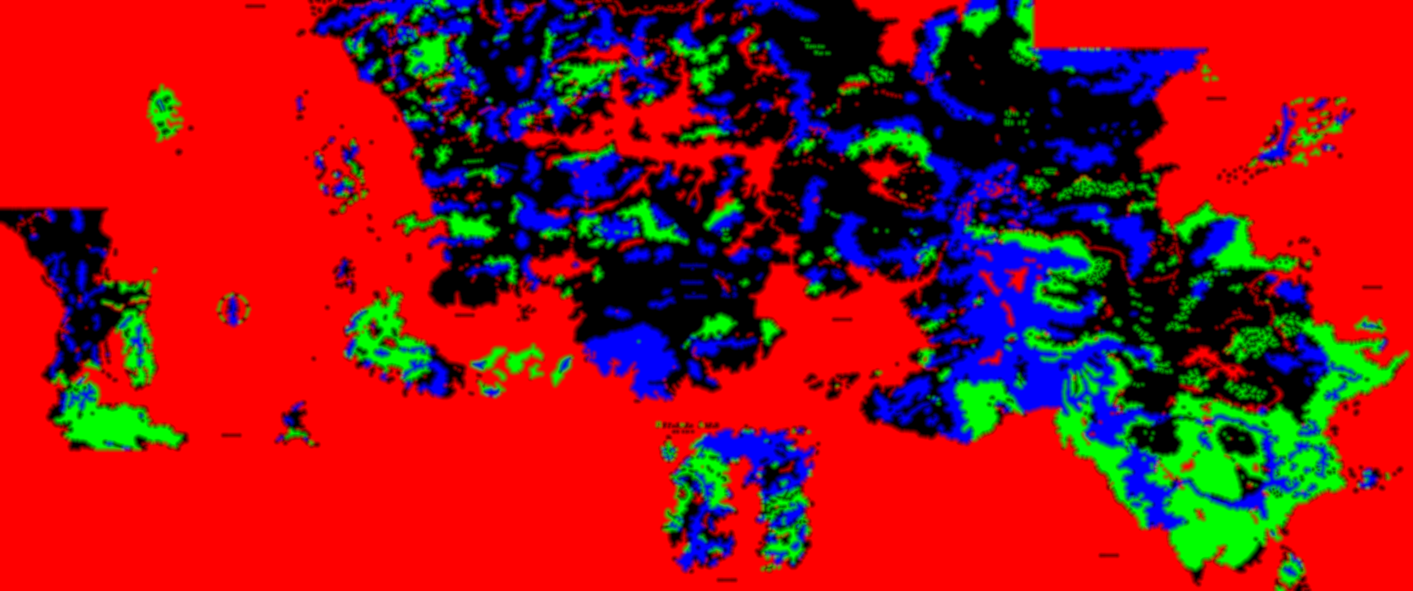
#> input picture data/t0.png, 2826 x 1181 px (shown at 1/2 size)
$ python vectorize.py ../data/t0.png ../data/t0.png
#> lines starting #> are read from the running program, lines starting #| are printed output that depends on the picture; after the words box and inside, x2 and y2 are one past the last pixel; in counts of white or black regions, pixels touching at a corner belong together
### tools/labels.py
"""Вытаскивает надписи с карты в отдельный слой (маска букв) и режет его на тайлы.

Использование:  python3 tools/labels.py assets/faerun-full.jpg labels
Выход: labels/{level}/{c}_{r}.png — тайлы яркости (белое = буква), labels/info.json — список непустых тайлов.
Функция text_mask() используется и при поиске поселений.
"""
import json
import math
import os
import shutil
import sys

import cv2
import numpy as np

TILE = 512


def road_mask(gray):
    """Длинные тонкие чёрные линии — дороги и границы, не текст."""
    black = (gray < 70).astype(np.uint8)
    n, lab, st, _ = cv2.connectedComponentsWithStats(black, connectivity=8)
    w, h, a = st[:, 2], st[:, 3], st[:, 4]
    span = np.maximum(w, h)
    fill = a / np.maximum(1, w * h)
    ids = np.where((span >= 45) & (fill < 0.25))[0]
    ids = ids[ids > 0]
    return np.isin(lab, ids)


def text_mask(img, debug=False, with_words=False, loose=False):
    """img — RGB uint8. Возвращает (alpha 0..255, маска групп-слов[, список слов с геометрией])."""
    gray = cv2.cvtColor(img, cv2.COLOR_RGB2GRAY)
    # тонкие тёмные штрихи на светлом фоне (black-hat по яркости: голубые реки слишком светлые и не попадают)
    k = cv2.getStructuringElement(cv2.MORPH_ELLIPSE, (11, 11))
    bh = cv2.morphologyEx(gray, cv2.MORPH_BLACKHAT, k)
    # текст — почти чёрный или насыщенный цвет; штриховка гор и лесов серо-коричневая и светлее
    mx, mn = img.max(2).astype(np.int16), img.min(2).astype(np.int16)
    inky = (gray < 95) | ((mx - mn > 70) & (gray < 170))
    strokes = ((bh > 45) & inky).astype(np.uint8)
    strokes[cv2.dilate(road_mask(gray).astype(np.uint8), np.ones((5, 5), np.uint8)) > 0] = 0
    # значки поселений (сплошные точки и квадраты) — не текст
    blobs = cv2.morphologyEx((gray < 90).astype(np.uint8), cv2.MORPH_OPEN, cv2.getStructuringElement(cv2.MORPH_ELLIPSE, (5, 5)))
    n, lab, st, _ = cv2.connectedComponentsWithStats(blobs, connectivity=8)
    small = np.where((st[:, 4] < 160) & (np.maximum(st[:, 2], st[:, 3]) <= 14))[0]
    small = small[small > 0]
    strokes[cv2.dilate(np.isin(lab, small).astype(np.uint8), np.ones((7, 7), np.uint8)) > 0] = 0
    # пунктир и одиночные линии: после замыкания слова становятся толстыми пятнами,
    # а линии остаются тонкими — размыкание оставляет только «толстое», остальное выкидываем
    closed = cv2.morphologyEx(strokes, cv2.MORPH_CLOSE, cv2.getStructuringElement(cv2.MORPH_ELLIPSE, (7, 7)))
    fat = cv2.morphologyEx(closed, cv2.MORPH_OPEN, cv2.getStructuringElement(cv2.MORPH_ELLIPSE, (6, 6)))
    keepfat = cv2.dilate(fat, cv2.getStructuringElement(cv2.MORPH_ELLIPSE, (7, 7))) > 0
    # крупные буквы с широкой разрядкой не склеиваются — оставляем штрихи «буквенной» формы
    n, lab, st, _ = cv2.connectedComponentsWithStats(strokes, connectivity=8)
    span = np.maximum(st[:, 2], st[:, 3])
    big = np.zeros(n, bool)
    for i in np.where((span >= 14) & (span <= 60) & (st[:, 4] >= 40))[0]:
        if i == 0:
            continue
        x, y, w, h, a = st[i]
        (_, _), (rw, rh), _ = cv2.minAreaRect(cv2.findNonZero((lab[y:y + h, x:x + w] == i).astype(np.uint8)))
        if min(rw, rh) >= 5.5:
            big[i] = True
    if not loose:  # в мягком режиме (для газеттира) тонкий курсив не выбрасываем
        strokes[~(keepfat | big[lab])] = 0
    del closed, fat, lab, keepfat
    # буквы → слова: склеиваем только близкие штрихи (зазор между буквами 1–3 px, у пунктира больше)
    words = cv2.dilate(strokes, cv2.getStructuringElement(cv2.MORPH_ELLIPSE, (5, 5)))
    n, lab, st, _ = cv2.connectedComponentsWithStats(words, connectivity=8)
    keep = np.zeros(n, bool)
    found = []
    for i in range(1, n):
        x, y, w, h, a = st[i]
        if a < 60 or w > 1500 or h > 1500:
            continue
        sub = (lab[y:y + h, x:x + w] == i).astype(np.uint8)
        pts = cv2.findNonZero(sub)
        (rcx, rcy), (rw, rh), rang = cv2.minAreaRect(pts)
        t, l = min(rw, rh), max(rw, rh)
        if t < (7 if loose else 9.5) or t > 70 or l < 10:
            continue
        ink = strokes[y:y + h, x:x + w][sub > 0].mean()
        if not ((0.07 if loose else 0.1) <= ink <= 0.7):
            continue
        # слова плотно заполняют свой повёрнутый прямоугольник, клочья штриховки — нет
        if a / max(1.0, rw * rh) < (0.3 if loose else 0.35):
            continue
        keep[i] = True
        if with_words:
            # угол вдоль длинной стороны, приведённый к (-90, 90]: так читается текст
            ang = rang if rw >= rh else rang + 90
            while ang > 90:
                ang -= 180
            while ang <= -90:
                ang += 180
            found.append({'cx': float(x + rcx), 'cy': float(y + rcy), 'len': float(l), 'h': float(t),
                          'angle': float(ang), 'bbox': [int(x), int(y), int(w), int(h)]})
    groups = keep[lab]
    # мягкая альфа: насколько пиксель темнее локального фона
    bg = cv2.morphologyEx(gray, cv2.MORPH_CLOSE, k).astype(np.float32)
    dark = np.clip((bh.astype(np.float32) - 20) / 90.0, 0, 1)
    alpha = (dark * cv2.dilate(groups.astype(np.uint8), np.ones((3, 3), np.uint8))).astype(np.float32)
    if with_words:
        return (alpha * 255).astype(np.uint8), groups, found
    return (alpha * 255).astype(np.uint8), groups


# [27 lines left out: function main, not called in this run]


# [2 lines that do not run on import are left out]

### tools/vectorize.py
"""Векторизация дорог, троп (пунктир) и рек: маска → скелет → полилинии.

Использование:  python3 tools/vectorize.py assets/faerun-full.jpg data
Выход: data/roads.json  — [{"t": "road"|"trail", "p": [[x, y], ...]}, ...]
       data/rivers.json — [{"p": [[x, y, w], ...]}, ...]   w — полуширина реки, точки идут по течению
Нужны: numpy, opencv-python-headless, scikit-image. Требует data/t0.png (разметка воды из classify.py).
"""
import heapq
import json
import math
import os
import sys

import cv2
import numpy as np
from skimage.morphology import skeletonize

sys.setrecursionlimit(100000)

sys.path.insert(0, os.path.dirname(__file__))
from labels import road_mask, text_mask  # noqa: E402


# ------------------------------------------------------------------ маски

def trail_mask(gray, text):
    """Пунктир: короткие вытянутые тёмно-серые штрихи (не буквы), которые после замыкания
    разрывов складываются в длинную тонкую линию."""
    dark = ((gray < 125) & ~text).astype(np.uint8)
    n, lab, st, _ = cv2.connectedComponentsWithStats(dark, connectivity=8)
    span = np.maximum(st[:, 2], st[:, 3])
    cand = np.where((st[:, 4] >= 6) & (st[:, 4] <= 45) & (span >= 4) & (span <= 14))[0]
    keep = np.zeros(n, bool)
    for i in cand:
        if i == 0:
            continue
        x, y, w, h, a = st[i]
        (_, _), (rw, rh), _ = cv2.minAreaRect(cv2.findNonZero((lab[y:y + h, x:x + w] == i).astype(np.uint8)))
        lo, hi = min(rw, rh), max(rw, rh)
        if lo <= 4.5 and (hi >= 1.25 * max(lo, 1) or a <= 16):
            keep[i] = True
    dashes = keep[lab].astype(np.uint8)
    del lab
    closed = cv2.morphologyEx(dashes, cv2.MORPH_CLOSE, cv2.getStructuringElement(cv2.MORPH_ELLIPSE, (11, 11)))
    n, lab, st, _ = cv2.connectedComponentsWithStats(closed, connectivity=8)
    span = np.maximum(st[:, 2], st[:, 3])
    # толщина = площадь / длина скелета: у сети троп она мала, у клочков штриховки и букв — велика
    sk = skeletonize(closed > 0)
    sklen = np.bincount(lab[sk], minlength=n).astype(np.float64)
    ok = np.where((span >= 24) & (sklen >= 20) & (st[:, 4] / np.maximum(sklen, 1) <= 4.0))[0]
    ok = ok[ok > 0]
    return np.isin(lab, ok)


def river_mask(img, water):
    """Голубые линии рек на суше (вода морей и озёр — по разметке)."""
    b, g, r = [img[:, :, i].astype(np.int16) for i in (2, 1, 0)]
    gray = cv2.cvtColor(img, cv2.COLOR_RGB2GRAY)
    blue = (b - r > 22) & (b >= g - 4) & (gray > 140) & (gray < 238)
    # исключаем только крупные водоёмы: широкие участки рек разметка тоже считает водой
    big = cv2.morphologyEx(water.astype(np.uint8), cv2.MORPH_OPEN, cv2.getStructuringElement(cv2.MORPH_ELLIPSE, (31, 31))) > 0
    m = (blue & ~big).astype(np.uint8)
    # подписи поверх реки и тёмный контур берега оставляют дыры — заклеиваем
    m = cv2.morphologyEx(m, cv2.MORPH_CLOSE, cv2.getStructuringElement(cv2.MORPH_ELLIPSE, (5, 5)))
    # широкие голубые пятна (озёра, болота, разливы) — не русла; широкие реки (до ~14 px) остаются
    thick = cv2.morphologyEx(m, cv2.MORPH_OPEN, cv2.getStructuringElement(cv2.MORPH_ELLIPSE, (17, 17)))
    m[cv2.dilate(thick, cv2.getStructuringElement(cv2.MORPH_ELLIPSE, (5, 5))) > 0] = 0
    n, lab, st, _ = cv2.connectedComponentsWithStats(m, connectivity=8)
    span = np.maximum(st[:, 2], st[:, 3])
    ok = np.where(span >= 30)[0]
    ok = ok[ok > 0]
    return np.isin(lab, ok)


# ------------------------------------------------------------------ скелет → граф → полилинии

NB = [(-1, -1), (-1, 0), (-1, 1), (0, -1), (0, 1), (1, -1), (1, 0), (1, 1)]


def trace(skel):
    """Скелет (bool) → список путей (списки (y, x)) между узлами (концы и развилки)."""
    sk = skel.astype(np.uint8)
    cnt = cv2.filter2D(sk, -1, np.ones((3, 3), np.float32), borderType=cv2.BORDER_CONSTANT) - sk
    ys, xs = np.nonzero(sk)
    pix = set(zip(ys.tolist(), xs.tolist()))
    deg = {p: int(cnt[p]) for p in pix}
    nodes = {p for p, d in deg.items() if d != 2}
    seen_edges = set()
    paths = []

    def nbrs(p):
        y, x = p
        return [(y + dy, x + dx) for dy, dx in NB if (y + dy, x + dx) in pix]

    def walk(start, nxt):
        path = [start, nxt]
        prev, cur = start, nxt
        while cur not in nodes:
            cand = [q for q in nbrs(cur) if q != prev and q not in path[-3:]]
            if not cand:
                break
            # предпочитаем соседей по стороне (а не по диагонали), чтобы не срезать углы
            cand.sort(key=lambda q: abs(q[0] - cur[0]) + abs(q[1] - cur[1]))
            prev, cur = cur, cand[0]
            path.append(cur)
            if len(path) > 200000:
                break
        return path

    for s in nodes:
        for q in nbrs(s):
            e = (s, q)
            if e in seen_edges:
                continue
            p = walk(s, q)
            for a, b in zip(p, p[1:]):
                seen_edges.add((a, b))
                seen_edges.add((b, a))
            paths.append(p)
    # замкнутые петли без узлов
    covered = set(q for p in paths for q in p)
    for p0 in pix - covered:
        if p0 in covered:
            continue
        nb = nbrs(p0)
        if not nb:
            continue
        p = walk(p0, nb[0])
        covered.update(p)
        paths.append(p)
    return paths


def rdp(pts, eps):
    if len(pts) < 3:
        return pts
    a, b = np.array(pts[0], float), np.array(pts[-1], float)
    ab = b - a
    L = np.hypot(*ab)
    P = np.array(pts, float)
    if L < 1e-9:
        d = np.hypot(*(P - a).T)
    else:
        D = P - a
        d = np.abs(ab[0] * D[:, 1] - ab[1] * D[:, 0]) / L
    i = int(np.argmax(d))
    if d[i] > eps:
        return rdp(pts[:i + 1], eps)[:-1] + rdp(pts[i:], eps)
    return [pts[0], pts[-1]]


def polylines(mask, min_len, eps=0.8):
    """Маска → пути по скелету. Короткие висячие отростки выбрасываются, короткие перемычки
    между развилками остаются (иначе вблизи в дорогах появляются разрывы)."""
    skel = skeletonize(mask)
    paths = [p for p in trace(skel) if len(p) >= 2]
    ends = {}
    for p in paths:
        for q in (p[0], p[-1]):
            ends[q] = ends.get(q, 0) + 1
    out = []
    for p in paths:
        length = sum(math.hypot(a[0] - b[0], a[1] - b[1]) for a, b in zip(p, p[1:]))
        dangling = ends[p[0]] == 1 or ends[p[-1]] == 1
        if length < min_len and dangling:
            continue
        if length < min_len * 3 and ends[p[0]] == 1 and ends[p[-1]] == 1:
            continue  # одиночный короткий обрывок
        pts = [(x + 0.5, y + 0.5) for y, x in p]
        out.append(rdp(pts, eps))
    return out, skel


def join_paths(paths):
    """Склеивает пути, встречающиеся концами в точке, где сходятся ровно два конца."""
    paths = [list(p) for p in paths]
    key = lambda pt: (round(pt[0], 1), round(pt[1], 1))
    ends = {}
    for i, p in enumerate(paths):
        ends.setdefault(key(p[0]), set()).add((i, 0))
        ends.setdefault(key(p[-1]), set()).add((i, 1))
    alive = set(range(len(paths)))
    queue = list(ends.keys())
    while queue:
        k = queue.pop()
        s = ends.get(k, set())
        if len(s) != 2:
            continue
        (i, si), (j, sj) = sorted(s)
        if i == j:
            continue
        a, b = paths[i], paths[j]
        for ii, side in ((i, 0), (i, 1), (j, 0), (j, 1)):
            ends[key(paths[ii][0] if side == 0 else paths[ii][-1])].discard((ii, side))
        if si == 0:
            a = a[::-1]
        if sj == 1:
            b = b[::-1]
        paths[i] = a + b[1:]
        alive.discard(j)
        ends.setdefault(key(paths[i][0]), set()).add((i, 0))
        ends.setdefault(key(paths[i][-1]), set()).add((i, 1))
        queue += [key(paths[i][0]), key(paths[i][-1])]
    return [paths[i] for i in sorted(alive)]


def bridge(paths, max_gap=16.0, targets=None, snap=8.0):
    """Склеивает разрывы пунктира: висячие концы, смотрящие друг на друга, соединяются;
    концы рядом с дорогой (targets — список полилиний) притягиваются к ней."""
    paths = [list(p) for p in paths if len(p) >= 2]

    # [6 lines left out: function end_dir, not called in this run]

    ends = []
    for i, p in enumerate(paths):
        for k in (0, 1):
            pt, d = end_dir(p, k)
            ends.append((i, k, pt, d))
    # кандидаты через сетку
    cell = max_gap
    grid = {}
    for e, (_, _, pt, _) in enumerate(ends):
        grid.setdefault((int(pt[0] // cell), int(pt[1] // cell)), []).append(e)
    pairs = []
    for e, (i, ki, pa, da) in enumerate(ends):
        gx, gy = int(pa[0] // cell), int(pa[1] // cell)
        for dx in (-1, 0, 1):
            for dy in (-1, 0, 1):
                for f in grid.get((gx + dx, gy + dy), []):
                    if f <= e:
                        continue
                    j, kj, pb, db = ends[f]
                    if i == j:
                        continue
                    v = pb - pa
                    dist = np.hypot(*v)
                    if dist > max_gap or dist < 1e-6:
                        continue
                    u = v / dist
                    if np.dot(da, u) > 0.5 and np.dot(db, -u) > 0.5:
                        pairs.append((dist, e, f))
    pairs.sort()
    link = {}
    for _, e, f in pairs:
        if e in link or f in link:
            continue
        link[e] = f
        link[f] = e
    # сборка цепочек: конец пути e = 2*i + k
    used = set()
    out = []
    for i in range(len(paths)):
        if i in used:
            continue
        # идём к началу цепочки
        start, k = i, 0
        seen = {i}
        while True:
            e = 2 * start + k
            if e not in link:
                break
            f = link[e]
            j, kj = divmod(f, 2)
            if j in seen:
                break
            seen.add(j)
            start, k = j, 1 - kj
        # теперь от start, начиная с конца k, собираем
        chain = []
        cur, enter = start, k
        while cur is not None and cur not in used:
            used.add(cur)
            p = paths[cur] if enter == 0 else paths[cur][::-1]
            chain += p
            e = 2 * cur + (1 - enter)
            if e in link:
                j, kj = divmod(link[e], 2)
                cur, enter = (j, kj) if j not in used else (None, 0)
            else:
                cur = None
        out.append(chain)
    paths = out
    paths = [p for p in paths if p]
    if targets:
        segs = np.array([(a[0], a[1], b[0], b[1]) for t in targets for a, b in zip(t, t[1:])], float)
        if len(segs):
            for p in paths:
                for k in (0, -1):
                    q = np.array(p[k], float)
                    A, B = segs[:, :2], segs[:, 2:]
                    AB = B - A
                    t = np.clip(((q - A) * AB).sum(1) / np.maximum((AB * AB).sum(1), 1e-9), 0, 1)
                    proj = A + AB * t[:, None]
                    d = np.hypot(*(proj - q).T)
                    m = int(np.argmin(d))
                    if d[m] < snap:
                        pt = (float(proj[m][0]), float(proj[m][1]))
                        if k == 0:
                            p.insert(0, pt)
                        else:
                            p.append(pt)
    return paths


# ------------------------------------------------------------------ направление рек

def orient_rivers(rivers, water_sdf_at):
    """Направляет реки по течению: к морю/озеру. Графовое расстояние до воды по сети рек."""
    key = lambda p: (round(p[0] / 3), round(p[1] / 3))
    adj = {}
    for i, p in enumerate(rivers):
        a, b = key(p[0]), key(p[-1])
        L = sum(math.hypot(u[0] - v[0], u[1] - v[1]) for u, v in zip(p, p[1:]))
        adj.setdefault(a, []).append((b, L))
        adj.setdefault(b, []).append((a, L))
    # источники: узлы у воды
    dist = {}
    pq = []
    for i, p in enumerate(rivers):
        for k in (0, -1):
            if water_sdf_at(p[k][0], p[k][1]) > -6:
                kk = key(p[k])
                dist[kk] = 0.0
                heapq.heappush(pq, (0.0, kk))
    while pq:
        d, u = heapq.heappop(pq)
        if d > dist.get(u, 1e18):
            continue
        for v, L in adj.get(u, []):
            nd = d + L
            if nd < dist.get(v, 1e18):
                dist[v] = nd
                heapq.heappush(pq, (nd, v))
    out = []
    for p in rivers:
        da, db = dist.get(key(p[0]), 1e18), dist.get(key(p[-1]), 1e18)
        out.append(p if db <= da else p[::-1])
    return out


def main(src, out):
#> called with src = '../data/t0.png', out = '../data/t0.png'
    img = cv2.imread(src, cv2.IMREAD_COLOR)[:, :, ::-1].copy()
    H, W, _ = img.shape
    gray = cv2.cvtColor(img, cv2.COLOR_RGB2GRAY)
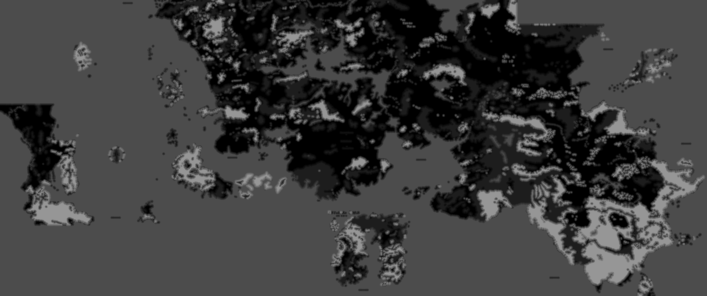
#> gray: shape (1181, 2826) (shown at 1/4 size); min 0, max 150, mean 60.7
    t0 = cv2.imread(os.path.join(out, 't0.png'))[:, :, 2].astype(np.float32)  # R = вода (знаковое расстояние)
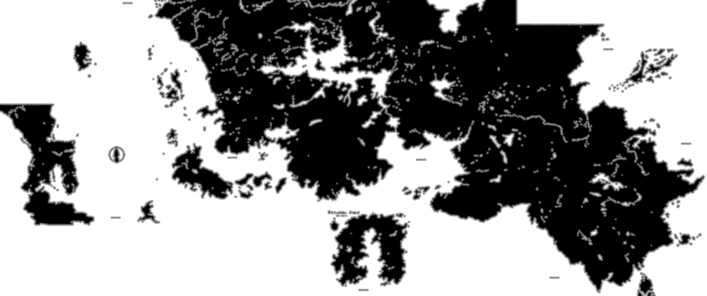
#> t0: shape (1181, 2826) float32 (shown at 1/4 size); min 0, max 255, mean 149.8
    wsdf = cv2.resize(t0, (W, H), interpolation=cv2.INTER_LINEAR)
    water = wsdf > 127
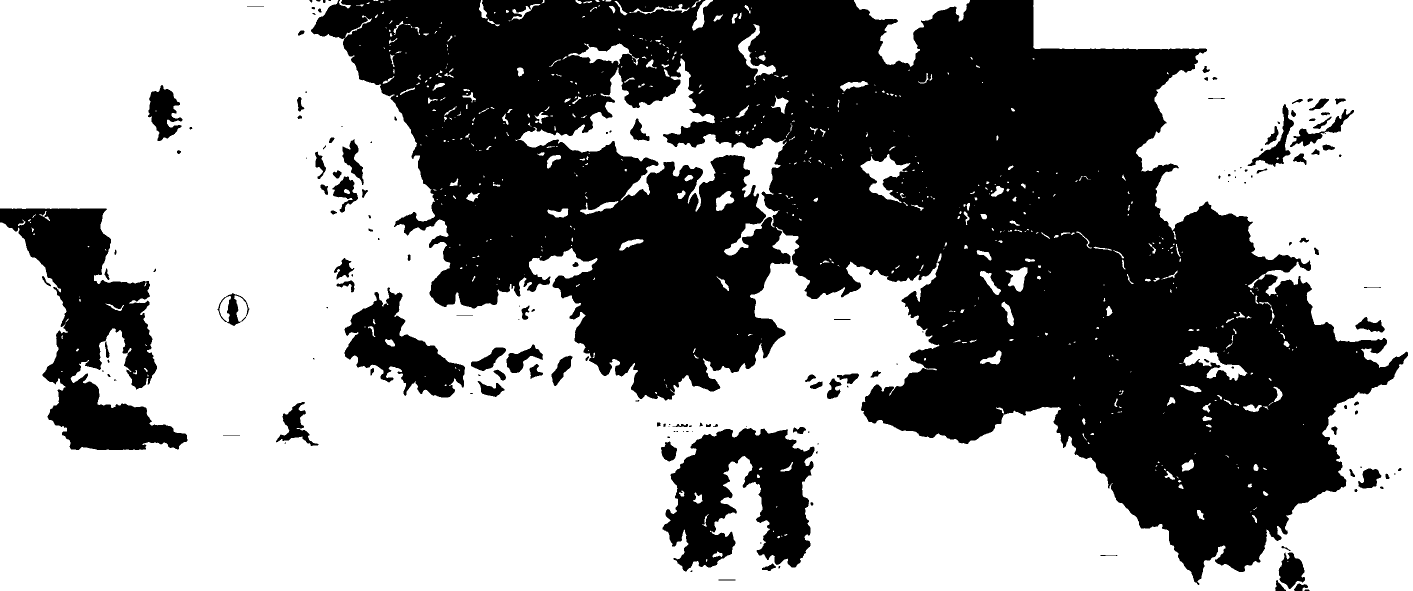
#> water: shape (1181, 2826) bool (shown at 1/2 size); 58.2% white; 169 black regions (56 under 20 px), largest, box (x1, y1, x2, y2) and area: (622, 0, 2816, 1170) 1204429, (0, 417, 375, 900) 74917, (1325, 856, 1629, 1143) 52009

    def water_sdf_at(x, y):
        xi, yi = min(W - 1, max(0, int(x))), min(H - 1, max(0, int(y)))
        return (wsdf[yi, xi] / 255.0 - 0.5) * 48.0

    roads = []
    rm = road_mask(gray)
#> (the rest of the program and of its run is left out)
